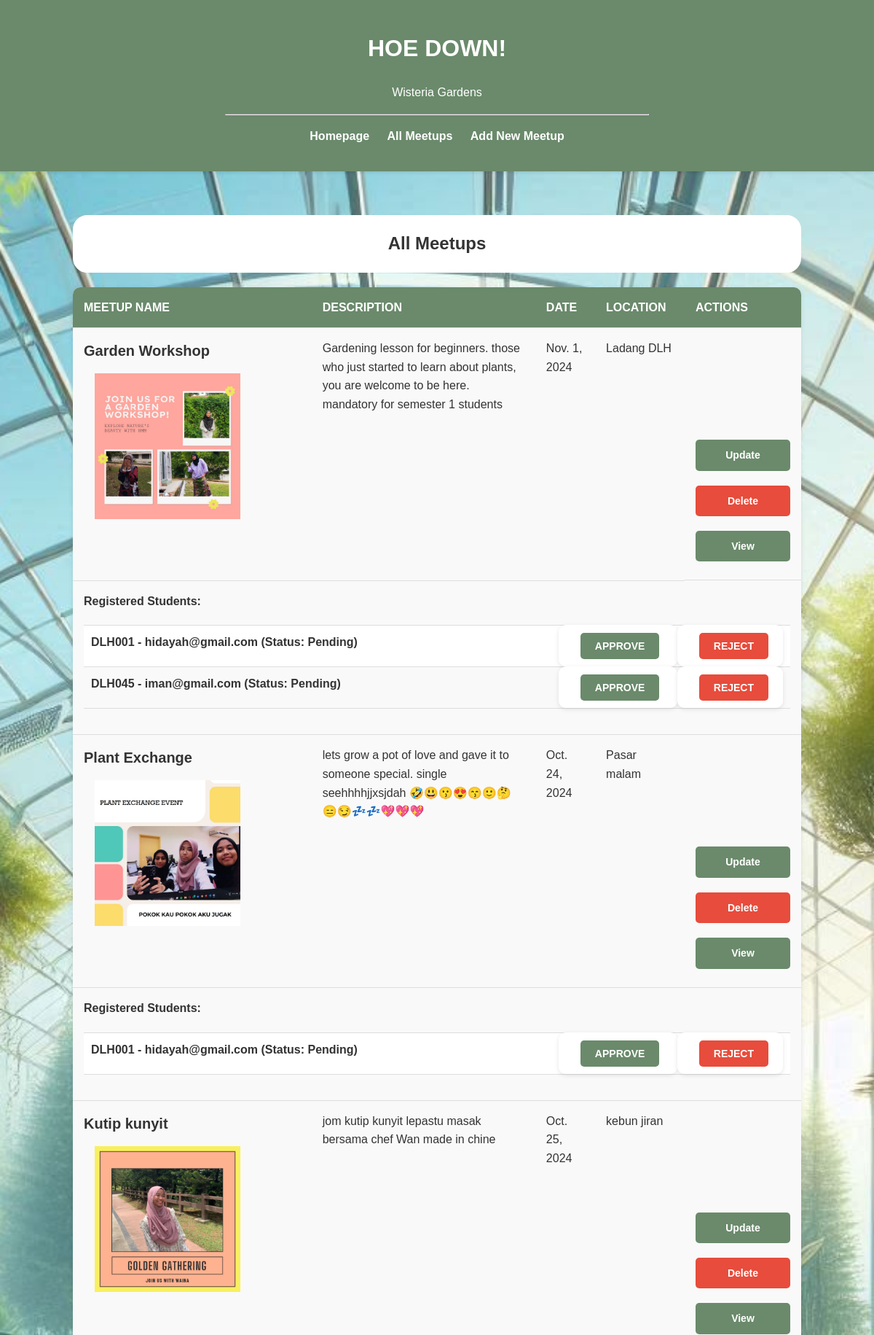
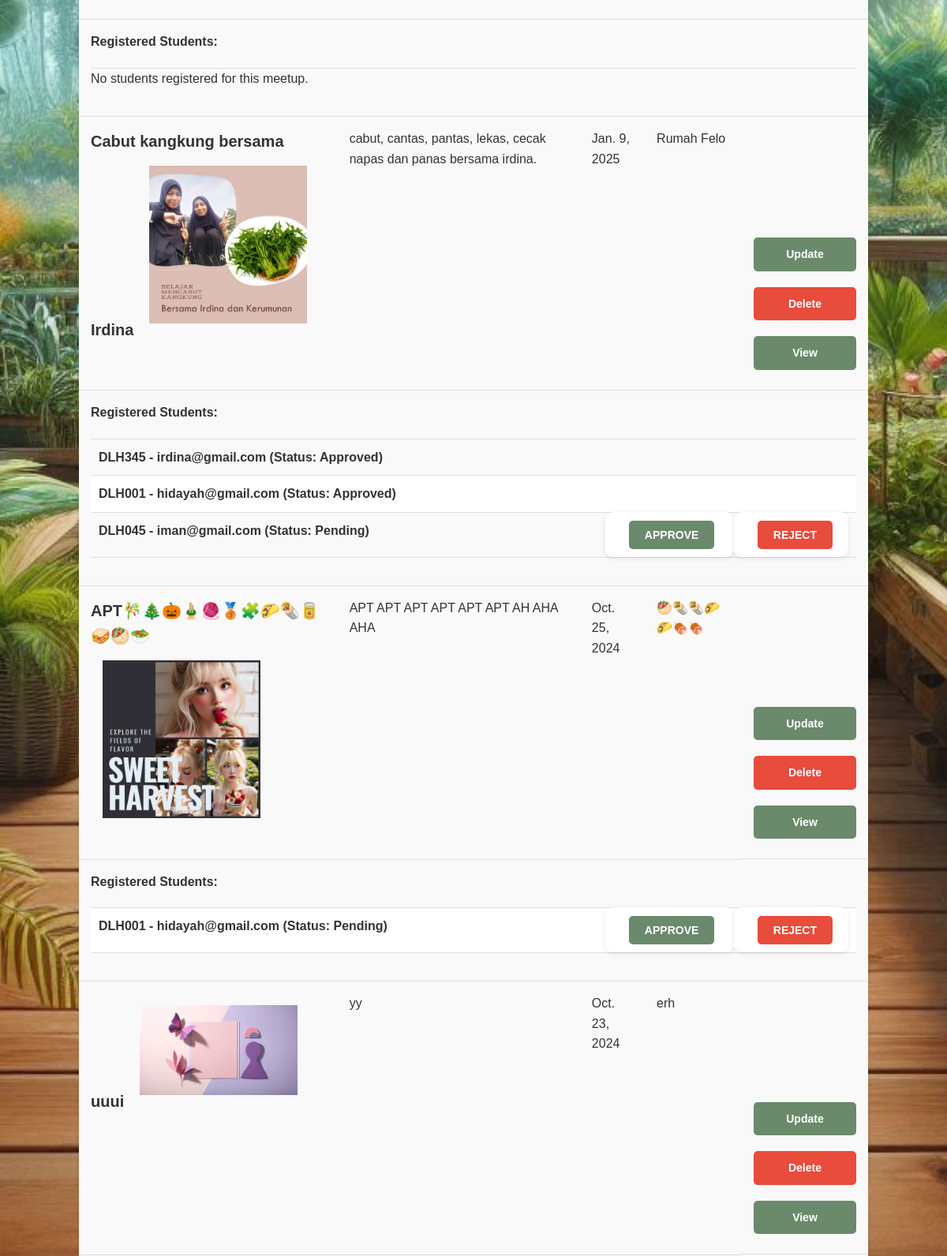
/hoe/manage_meetup (upper part), run on the app's committed database (2 pictures, top to bottom).
### mint/models.py (models this page shows)
class Meetup(models.Model):
    meetup_id = models.AutoField(primary_key=True)
    meetup_name = models.CharField(max_length=30)
    meetup_description = models.CharField(max_length=100)
    meetup_date = models.DateField()
    meetup_location = models.CharField(max_length=50)
    meetup_poster = models.ImageField(upload_to='posters/', blank=True, null=True)

class Registration(models.Model):
    STATUS_CHOICES = [
        ('pending', 'Pending'),
        ('approved', 'Approved'),
        ('rejected', 'Rejected'),
    ]
    registration_id = models.AutoField(primary_key=True)
    student = models.ForeignKey(Student, on_delete=models.CASCADE)
    meetup = models.ForeignKey(Meetup, on_delete=models.CASCADE)
    registration_date = models.DateField(auto_now_add=True)
    status = models.CharField(max_length=10, choices=STATUS_CHOICES, default='pending')  # Updated

class Student(models.Model):
    student_id = models.CharField(primary_key=True, max_length=11)
    student_email = models.EmailField(max_length=254, default='null')
    student_password = models.CharField(max_length=128)
    student_phone = models.CharField(max_length=15, null=True)

### mint/views.py (the view)
# urls.py: path('manage_meetup', views.manage_meetup , name='manage_meetup'),
def manage_meetup(request):
    meetups = Meetup.objects.all()
    context = {
        'meetups': meetups,
    }
    return render(request, 'manage_meetup.html', context)

### mint/templates/manage_meetup.html (shortened to what this page needs)
{% extends 'base.html' %}
{% block content %}
<table>
    <tr>
        <center><h2 style="margin-bottom: 20px; border: 20px, solid, white; background-color: white; border-radius: 20px;">All Meetups</h2></center>
        <th>Meetup Name</th>
        <th>Description</th>
        <th>Date</th>
        <th>Location</th>
        <th>Actions</th>
    </tr>
    {% for meetup in meetups %}
    <tr>
        <td>
            <b class="tajuk">{{ meetup.meetup_name }}</b>
            {% if meetup.meetup_poster %}
                <img src="{{ meetup.meetup_poster.url }}" alt="Meetup Poster" style="width: 200px; height: auto; padding: 15px;">
            {% else %}
                <p>No poster available for this meetup.</p>
            {% endif %}
        </td>
        <td>{{ meetup.meetup_description }}</td>
        <td>{{ meetup.meetup_date }}</td>
        <td>{{ meetup.meetup_location }}</td>
        <td class="action-links">
            <br><br><br><br><br>
            <a href="{% url 'update_meetup' meetup.meetup_id %}">Update</a>
            <a href="{% url 'delete_meetup' meetup.meetup_id %}" class="delete" onclick="return confirm('Are you sure you want to delete this meetup?');">Delete</a>
            <a href="{% url 'meetup_detail' meetup.meetup_id %}">View</a>
        </td>
    </tr>
    <tr>
        <td colspan="5">
            <strong>Registered Students:</strong>
            <ul class="student-list">
                {% for registration in meetup.registration_set.all %}
                    <li class="student-item {% cycle 'odd' 'even' %}">
                        <div class="student-info">
                            {{ registration.student.student_id }} - {{ registration.student.student_email }}
                            (Status: {{ registration.get_status_display }})
                        </div>
                        {% if registration.status == 'pending' %}
                        <div class="student-actions">
                            <form method="post" action="{% url 'approve_registration' registration.registration_id %}" style="display: inline;">
                                <button type="submit" class="button approve-btn">Approve</button>
                            </form>
                            <form method="post" action="{% url 'reject_registration' registration.registration_id %}" style="display: inline;">
                                <button type="submit" class="button delete reject-btn">Reject</button>
                            </form>
                        </div>
                        {% endif %}
                    </li>
                {% empty %}
                    <li>No students registered for this meetup.</li>
                {% endfor %}
            </ul>
        </td>
    </tr>
    {% empty %}
    <tr>
        <td colspan="5">No meetups available.</td>
    </tr>
    {% endfor %}
</table>
{% endblock %}

### data on the page
Meetup: meetup_name "Garden Workshop", meetup_poster (picture), meetup_description "Gardening lesson for beginners. those who just started to learn about plants, you are welcome to be here. mandatory for semester 1 students", meetup_date "Nov. 1, 2024", meetup_location "Ladang DLH"
Registration: student.student_id "DLH001", student.student_email "hidayah@gmail.com", status "Pending", shows "APPROVE"
Registration: student.student_id "DLH045", student.student_email "iman@gmail.com", status "Pending", shows "APPROVE"
Meetup: meetup_name "Plant Exchange", meetup_poster (picture), meetup_description "lets grow a pot of love and gave it to someone special. single seehhhhjjxsjdah 🤣😃😗😍😙🙂🤔😑😏💤💤💖💖💖", meetup_date "Oct. 24, 2024", meetup_location "Pasar malam"
Registration: student.student_id "DLH001", student.student_email "hidayah@gmail.com", status "Pending", shows "APPROVE"
Meetup: meetup_name "Kutip kunyit", meetup_poster (picture), meetup_description "jom kutip kunyit lepastu masak bersama chef Wan made in chine", meetup_date "Oct. 25, 2024", meetup_location "kebun jiran"
Meetup: meetup_name "Cabut kangkung bersama Irdina", meetup_poster (picture), meetup_description "cabut, cantas, pantas, lekas, cecak napas dan panas bersama irdina.", meetup_date "Jan. 9, 2025", meetup_location "Rumah Felo"
Registration: student.student_id "DLH345", student.student_email "irdina@gmail.com", status "Approved"
Registration: student.student_id "DLH001", student.student_email "hidayah@gmail.com", status "Approved"
Registration: student.student_id "DLH045", student.student_email "iman@gmail.com", status "Pending", shows "APPROVE"
Meetup: meetup_name "APT🎋🎄🎃🎍🧶🥉🧩🌮🌯🥫🥪🥙🥗", meetup_poster (picture), meetup_description "APT APT APT APT APT APT AH AHA AHA", meetup_date "Oct. 25, 2024", meetup_location "🥙🌯🌯🌮🌮🍖🍖"
Registration: student.student_id "DLH001", student.student_email "hidayah@gmail.com", status "Pending", shows "APPROVE"
Meetup: meetup_name "uuui", meetup_poster (picture), meetup_description "yy", meetup_date "Oct. 23, 2024", meetup_location "erh"
